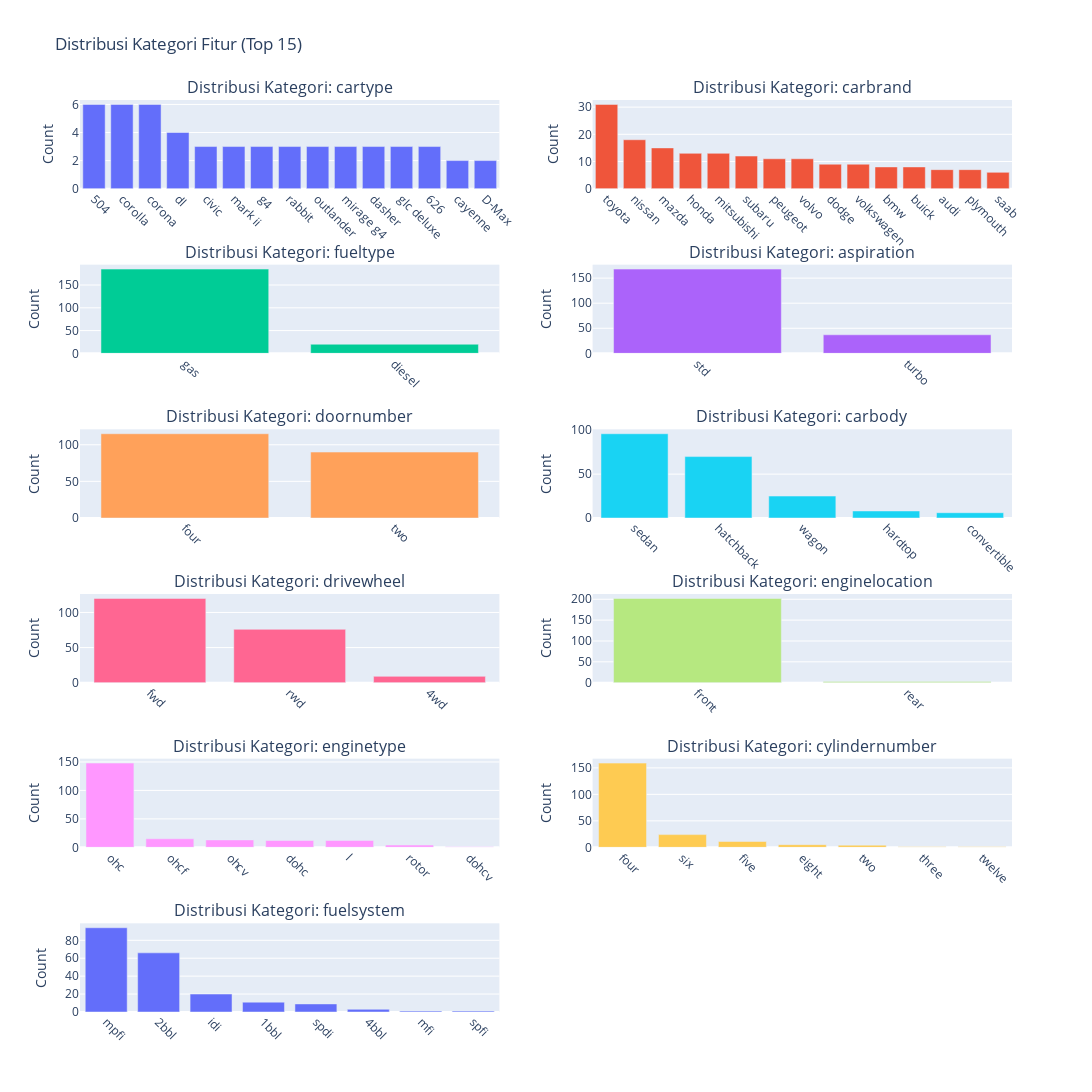

Write notebook code for a chart like this one.
### Markdown cell above
**Catatan Penting:** Berdasarkan apa yang sudah kita deteksi tentang outliers ini, maka kita akan mengambil langkah dengan menghapus outliers

- berdasarkan distribusi diatas, data yang memiliki outlier yakni:
    - `wheelbase`
    - `carwidth`
    - `enginesize`
    - `horsepower`
    - `price`

### Code cell
# Daftar fitur kategorikal
categorical_features = ['cartype', 'carbrand','fueltype', 'aspiration', 'doornumber', 'carbody', 'drivewheel', 'enginelocation', 'enginetype', 'cylindernumber', 'fuelsystem']

# Buat subplot 5 baris x 2 kolom (untuk menampung 10 fitur)
fig = make_subplots(rows=6, cols=2, subplot_titles=[f'Distribusi Kategori: {feat}' for feat in categorical_features])

# Loop setiap fitur
for i, feature in enumerate(categorical_features):
    row = i // 2 + 1
    col = i % 2 + 1

    # Ambil 15 kategori teratas
    top_categories = data[feature].value_counts().nlargest(15).index
    filtered_df = data[data[feature].isin(top_categories)]

    # Hitung frekuensi kategori
    counts = filtered_df[feature].value_counts().loc[top_categories]

    # Buat bar plot (count plot)
    trace = go.Bar(x=counts.index, y=counts.values, name=feature)
    fig.add_trace(trace, row=row, col=col)

    # Rotate label sumbu x
    fig.update_xaxes(tickangle=45, row=row, col=col)
    fig.update_yaxes(title_text='Count', row=row, col=col)

# Update layout keseluruhan
fig.update_layout(height=1300, width=1700, title_text='Distribusi Kategori Fitur (Top 15)', showlegend=False)
fig.show()

### Figure 1 — Plotly figure (JSON) as saved in the notebook; plotly's stock layout.template omitted (floating-point values rounded to 4 significant figures)
{"data": [{"name": "cartype", "type": "bar", "x": ["504", "corolla", "corona", "dl", "civic", "mark ii", "g4", "rabbit", "outlander", "mirage g4", "dasher", "glc deluxe", "626", "cayenne", "D-Max "], "xaxis": "x", "y": [6, 6, 6, 4, 3, 3, 3, 3, 3, 3, 3, 3, 3, 2, 2], "yaxis": "y"}, {"name": "carbrand", "type": "bar", "x": ["toyota", "nissan", "mazda", "honda", "mitsubishi", "subaru", "peugeot", "volvo", "dodge", "volkswagen", "bmw", "buick", "audi", "plymouth", "saab"], "xaxis": "x2", "y": [31, 18, 15, 13, 13, 12, 11, 11, 9, 9, 8, 8, 7, 7, 6], "yaxis": "y2"}, {"name": "fueltype", "type": "bar", "x": ["gas", "diesel"], "xaxis": "x3", "y": [185, 20], "yaxis": "y3"}, {"name": "aspiration", "type": "bar", "x": ["std", "turbo"], "xaxis": "x4", "y": [168, 37], "yaxis": "y4"}, {"name": "doornumber", "type": "bar", "x": ["four", "two"], "xaxis": "x5", "y": [115, 90], "yaxis": "y5"}, {"name": "carbody", "type": "bar", "x": ["sedan", "hatchback", "wagon", "hardtop", "convertible"], "xaxis": "x6", "y": [96, 70, 25, 8, 6], "yaxis": "y6"}, {"name": "drivewheel", "type": "bar", "x": ["fwd", "rwd", "4wd"], "xaxis": "x7", "y": [120, 76, 9], "yaxis": "y7"}, {"name": "enginelocation", "type": "bar", "x": ["front", "rear"], "xaxis": "x8", "y": [202, 3], "yaxis": "y8"}, {"name": "enginetype", "type": "bar", "x": ["ohc", "ohcf", "ohcv", "dohc", "l", "rotor", "dohcv"], "xaxis": "x9", "y": [148, 15, 13, 12, 12, 4, 1], "yaxis": "y9"}, {"name": "cylindernumber", "type": "bar", "x": ["four", "six", "five", "eight", "two", "three", "twelve"], "xaxis": "x10", "y": [159, 24, 11, 5, 4, 1, 1], "yaxis": "y10"}, {"name": "fuelsystem", "type": "bar", "x": ["mpfi", "2bbl", "idi", "1bbl", "spdi", "4bbl", "mfi", "spfi"], "xaxis": "x11", "y": [94, 66, 20, 11, 9, 3, 1, 1], "yaxis": "y11"}], "layout": {"annotations": [{"font": {"size": 16}, "showarrow": false, "text": "Distribusi Kategori: cartype", "x": 0.225, "xanchor": "center", "xref": "paper", "y": 1.0, "yanchor": "bottom", "yref": "paper"}, {"font": {"size": 16}, "showarrow": false, "text": "Distribusi Kategori: carbrand", "x": 0.775, "xanchor": "center", "xref": "paper", "y": 1.0, "yanchor": "bottom", "yref": "paper"}, {"font": {"size": 16}, "showarrow": false, "text": "Distribusi Kategori: fueltype", "x": 0.225, "xanchor": "center", "xref": "paper", "y": 0.8194, "yanchor": "bottom", "yref": "paper"}, {"font": {"size": 16}, "showarrow": false, "text": "Distribusi Kategori: aspiration", "x": 0.775, "xanchor": "center", "xref": "paper", "y": 0.8194, "yanchor": "bottom", "yref": "paper"}, {"font": {"size": 16}, "showarrow": false, "text": "Distribusi Kategori: doornumber", "x": 0.225, "xanchor": "center", "xref": "paper", "y": 0.6389, "yanchor": "bottom", "yref": "paper"}, {"font": {"size": 16}, "showarrow": false, "text": "Distribusi Kategori: carbody", "x": 0.775, "xanchor": "center", "xref": "paper", "y": 0.6389, "yanchor": "bottom", "yref": "paper"}, {"font": {"size": 16}, "showarrow": false, "text": "Distribusi Kategori: drivewheel", "x": 0.225, "xanchor": "center", "xref": "paper", "y": 0.4583, "yanchor": "bottom", "yref": "paper"}, {"font": {"size": 16}, "showarrow": false, "text": "Distribusi Kategori: enginelocation", "x": 0.775, "xanchor": "center", "xref": "paper", "y": 0.4583, "yanchor": "bottom", "yref": "paper"}, {"font": {"size": 16}, "showarrow": false, "text": "Distribusi Kategori: enginetype", "x": 0.225, "xanchor": "center", "xref": "paper", "y": 0.2778, "yanchor": "bottom", "yref": "paper"}, {"font": {"size": 16}, "showarrow": false, "text": "Distribusi Kategori: cylindernumber", "x": 0.775, "xanchor": "center", "xref": "paper", "y": 0.2778, "yanchor": "bottom", "yref": "paper"}, {"font": {"size": 16}, "showarrow": false, "text": "Distribusi Kategori: fuelsystem", "x": 0.225, "xanchor": "center", "xref": "paper", "y": 0.09722, "yanchor": "bottom", "yref": "paper"}], "height": 1300, "showlegend": false, "title": {"text": "Distribusi Kategori Fitur (Top 15)"}, "width": 1700, "xaxis": {"anchor": "y", "domain": [0, 0.45], "tickangle": 45}, "xaxis10": {"anchor": "y10", "domain": [0.55, 1], "tickangle": 45}, "xaxis11": {"anchor": "y11", "domain": [0, 0.45], "tickangle": 45}, "xaxis12": {"anchor": "y12", "domain": [0.55, 1]}, "xaxis2": {"anchor": "y2", "domain": [0.55, 1], "tickangle": 45}, "xaxis3": {"anchor": "y3", "domain": [0, 0.45], "tickangle": 45}, "xaxis4": {"anchor": "y4", "domain": [0.55, 1], "tickangle": 45}, "xaxis5": {"anchor": "y5", "domain": [0, 0.45], "tickangle": 45}, "xaxis6": {"anchor": "y6", "domain": [0.55, 1], "tickangle": 45}, "xaxis7": {"anchor": "y7", "domain": [0, 0.45], "tickangle": 45}, "xaxis8": {"anchor": "y8", "domain": [0.55, 1], "tickangle": 45}, "xaxis9": {"anchor": "y9", "domain": [0, 0.45], "tickangle": 45}, "yaxis": {"anchor": "x", "domain": [0.9028, 1.0], "title": {"text": "Count"}}, "yaxis10": {"anchor": "x10", "domain": [0.1806, 0.2778], "title": {"text": "Count"}}, "yaxis11": {"anchor": "x11", "domain": [0, 0.09722], "title": {"text": "Count"}}, "yaxis12": {"anchor": "x12", "domain": [0, 0.09722]}, "yaxis2": {"anchor": "x2", "domain": [0.9028, 1.0], "title": {"text": "Count"}}, "yaxis3": {"anchor": "x3", "domain": [0.7222, 0.8194], "title": {"text": "Count"}}, "yaxis4": {"anchor": "x4", "domain": [0.7222, 0.8194], "title": {"text": "Count"}}, "yaxis5": {"anchor": "x5", "domain": [0.5417, 0.6389], "title": {"text": "Count"}}, "yaxis6": {"anchor": "x6", "domain": [0.5417, 0.6389], "title": {"text": "Count"}}, "yaxis7": {"anchor": "x7", "domain": [0.3611, 0.4583], "title": {"text": "Count"}}, "yaxis8": {"anchor": "x8", "domain": [0.3611, 0.4583], "title": {"text": "Count"}}, "yaxis9": {"anchor": "x9", "domain": [0.1806, 0.2778], "title": {"text": "Count"}}}}
